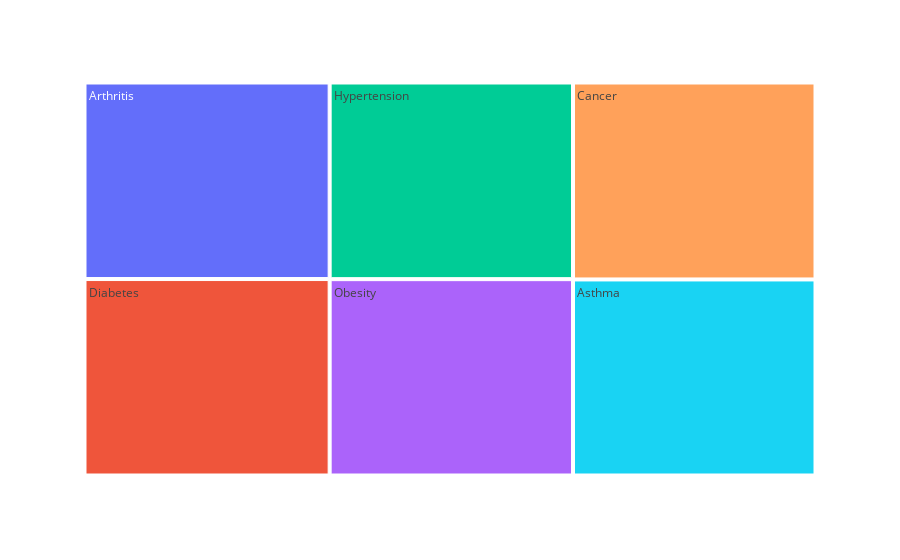

Source (notebook cell):
### Markdown cell above
> Para esse treinamento, o "Medical Condition" (Condição médica) ser o atributo classe. Logo os demais serão os atributos previsores

> Em outras palavras, o objetivo desse treinamento é prever a condição médica do paciente com base em seus atributos na base de dados.

> Observação: Os dados foram criados de maneira sintética, ou seja, não são dados reais.

### Code cell
# Observando todas as features do atributo Medical Condition, o atributo classe do dataset

grafico = px.treemap(base_healthcare, path=["Medical Condition"])
grafico.show()

### Figure 1 — Plotly figure (JSON) as saved in the notebook; plotly's stock layout.template omitted (floating-point values rounded to 4 significant figures)
{"data": [{"branchvalues": "total", "domain": {"x": [0, 1], "y": [0, 1]}, "hovertemplate": "labels=%{label}<br>count=%{value}<br>parent=%{parent}<br>id=%{id}<extra></extra>", "ids": ["Arthritis", "Asthma", "Cancer", "Diabetes", "Hypertension", "Obesity"], "labels": ["Arthritis", "Asthma", "Cancer", "Diabetes", "Hypertension", "Obesity"], "name": "", "parents": ["", "", "", "", "", ""], "type": "treemap", "values": [9308, 9185, 9227, 9304, 9245, 9231]}], "layout": {"legend": {"tracegroupgap": 0}, "margin": {"t": 60}}}
